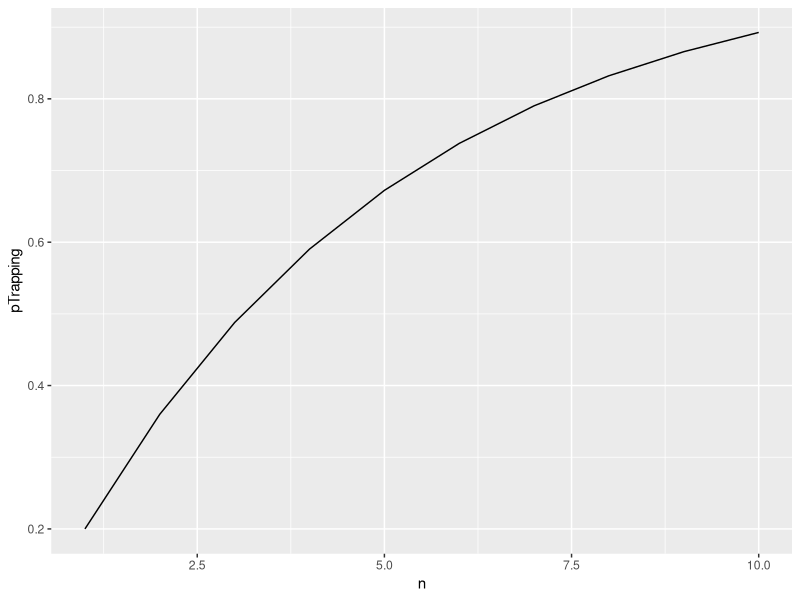
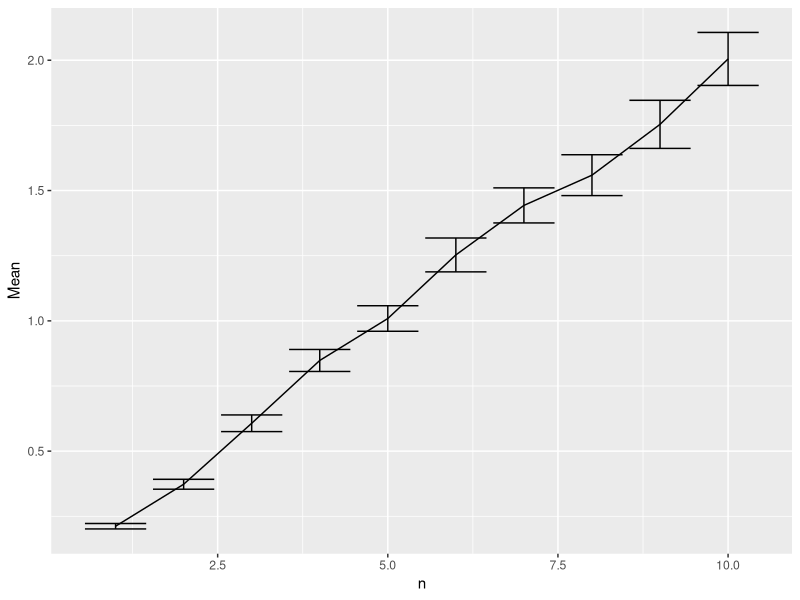

Write the R code that produced these figures, in order.
library(ggplot2)

n<-1:10
pt<-0.2
nsim <- 1000
pTrapping <- 1-(1-pt)^n
dt <- data.frame(n, pTrapping)
ggplot(dt, aes(n, pTrapping)) + geom_line()
ncapt <- mapply(rbinom, size=n, prob=pt, MoreArgs = list(n=nsim))
Mean <- colMeans(ncapt)
Sd <- apply(ncapt, 2, sd)
Se <- (1.96 * Sd^2)/sqrt(nsim)
dt_ncapture <- data.frame(n, Mean, Lower=Mean - Se, Upper=Mean + Se)
ggplot(dt_ncapture, aes(n, Mean)) + geom_line() + 
  geom_errorbar(aes(ymin = Lower, ymax=Upper))
